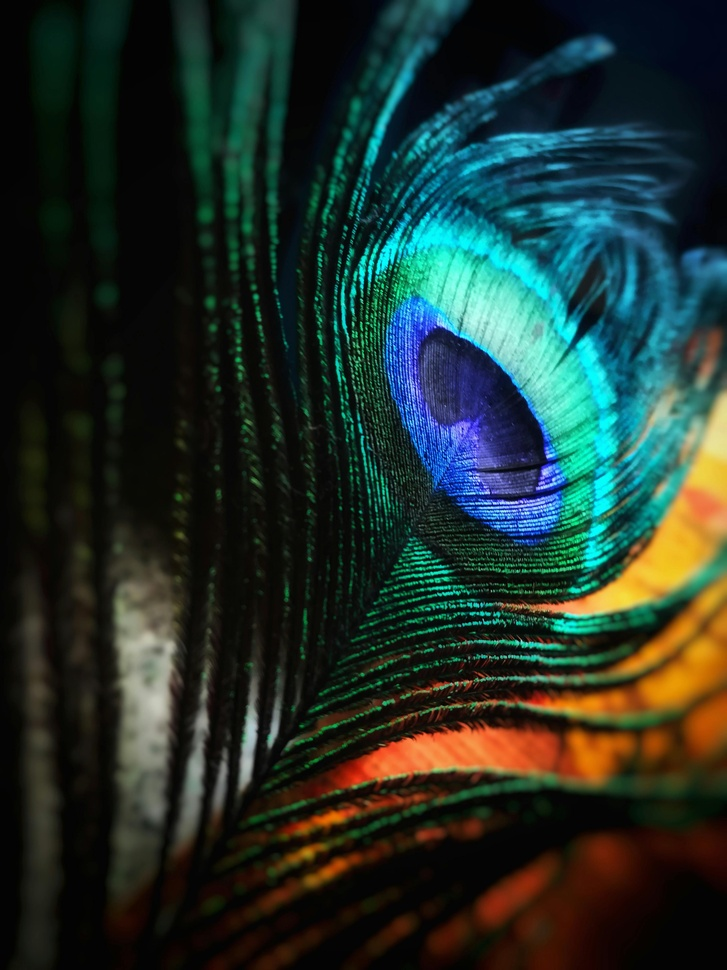
#> input picture python/image.jpg, 727 x 970 px, shrunk from 2976 x 3968 before the run
$ python ex4.py
#> lines starting #> are read from the running program, lines starting #| are printed output that depends on the picture; after the words box and inside, x2 and y2 are one past the last pixel; in counts of white or black regions, pixels touching at a corner belong together
import cv2
import matplotlib.pyplot as plt
img = cv2.imread("image.jpg")
#> img is the input picture: shape (970, 727, 3); mean B, G, R 42.6, 49.2, 33.5

blur = cv2.blur(img,(15,15))
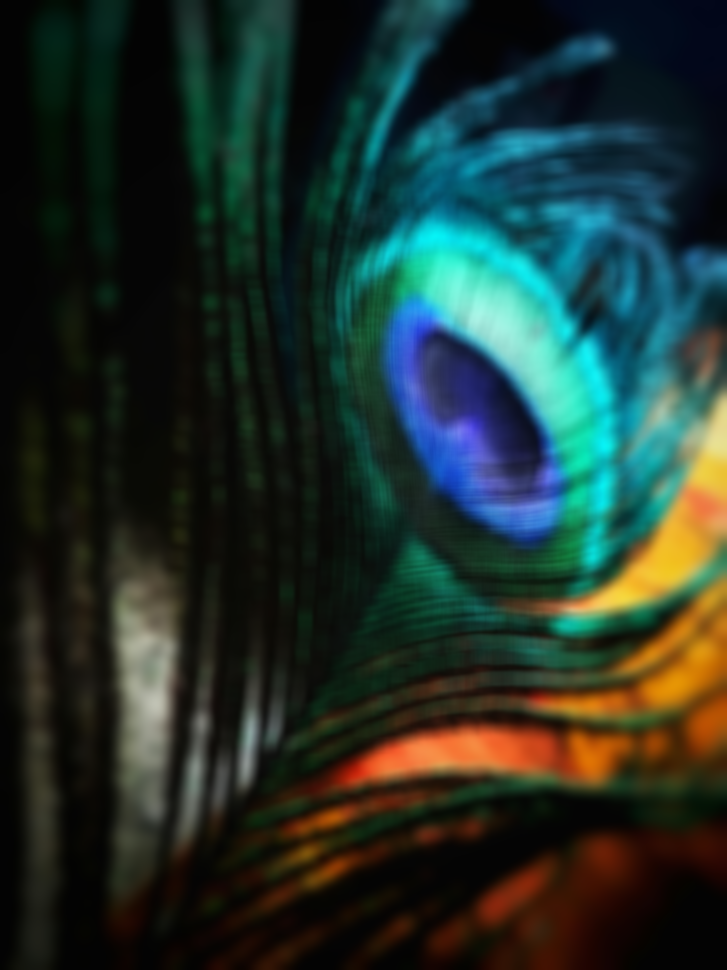
#> blur: shape (970, 727, 3); mean B, G, R 42.6, 49.2, 33.5
gaussian = cv2.GaussianBlur(img,(15,15),0)
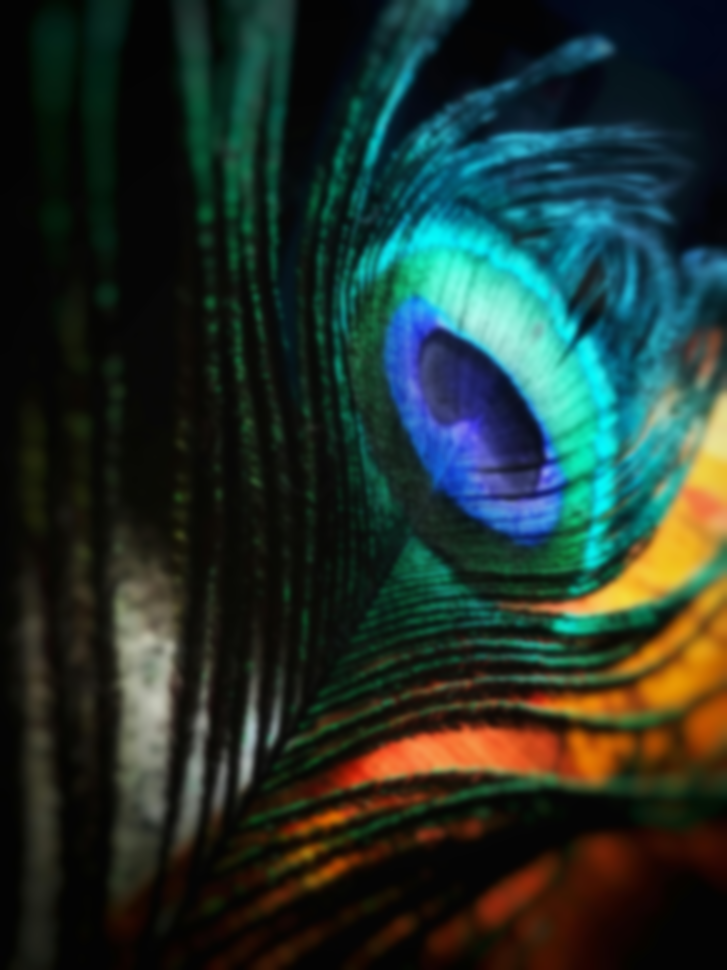
#> gaussian: shape (970, 727, 3); mean B, G, R 42.6, 49.2, 33.5
gray = cv2.cvtColor(img,cv2.COLOR_BGR2GRAY)
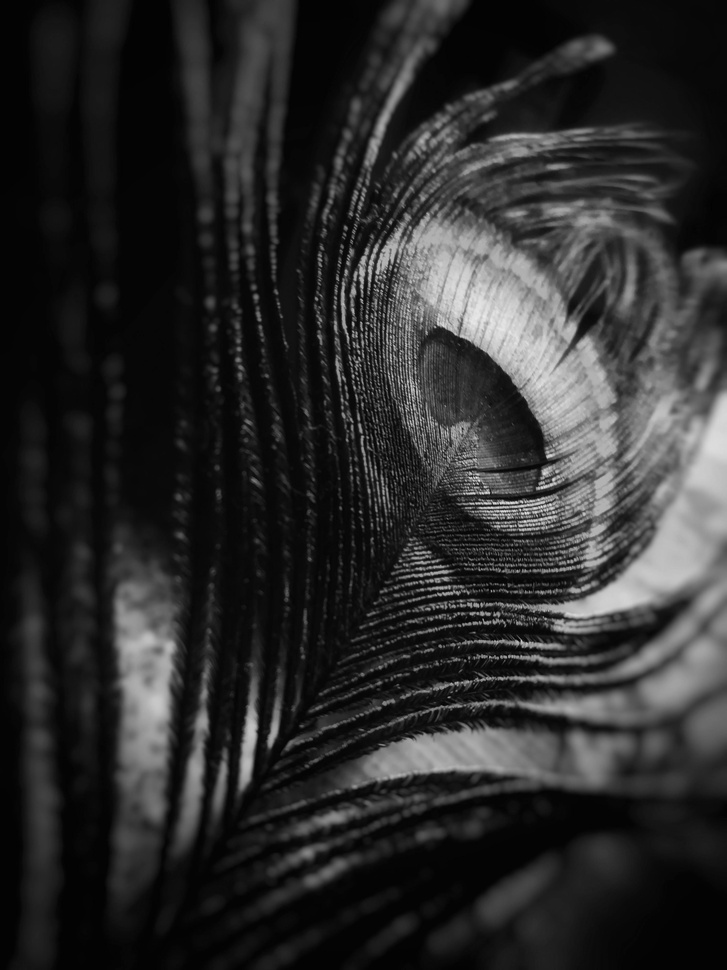
#> gray: shape (970, 727); min 1, max 241, mean 43.8
edges = cv2.Canny(gray,100,300)
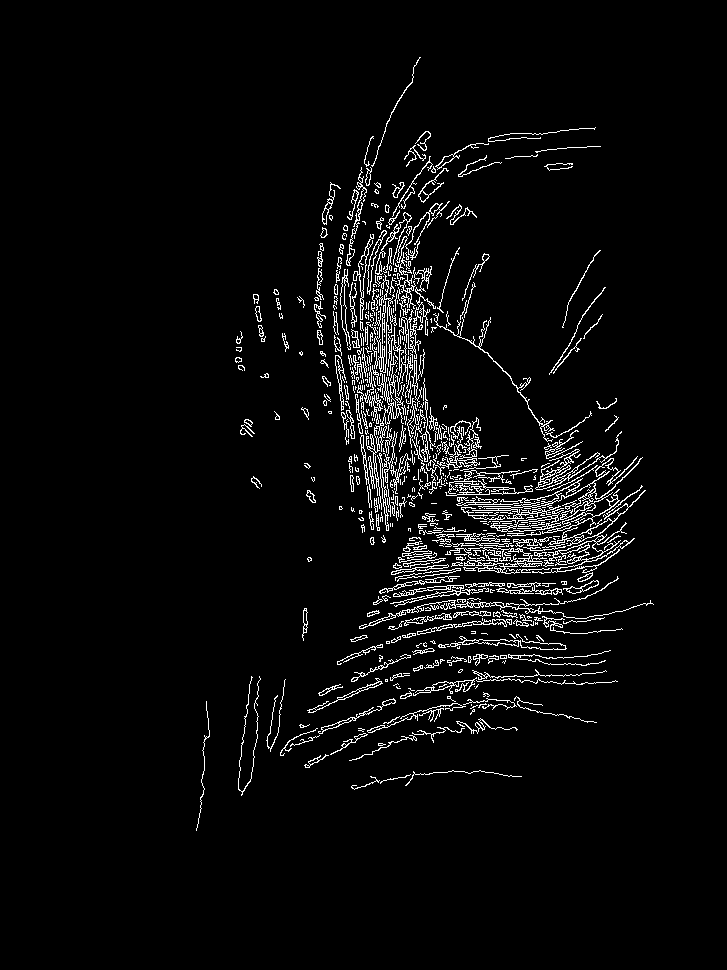
#> edges: shape (970, 727); 4% white in thin lines or dots, all inside (x1, y1, x2, y2) = (196, 57, 654, 831)
threshold, thresh = cv2.threshold(gray,0,255,cv2.THRESH_BINARY+cv2.THRESH_OTSU)
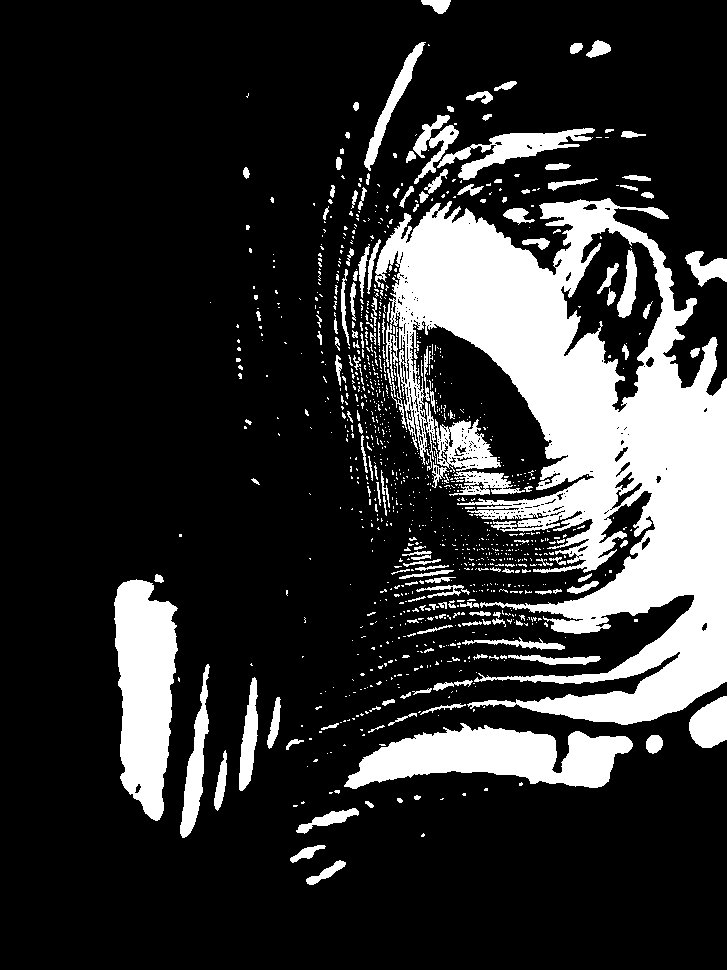
#> thresh: shape (970, 727); 19.3% white; 1070 white regions (911 under 20 px), largest, box (x1, y1, x2, y2) and area: (375, 198, 727, 725) 84798, (114, 579, 178, 821) 11117, (344, 723, 633, 789) 11067
#> threshold = 77

plt.imshow(cv2.cvtColor(edges,cv2.COLOR_BGR2RGB))
plt.show()
